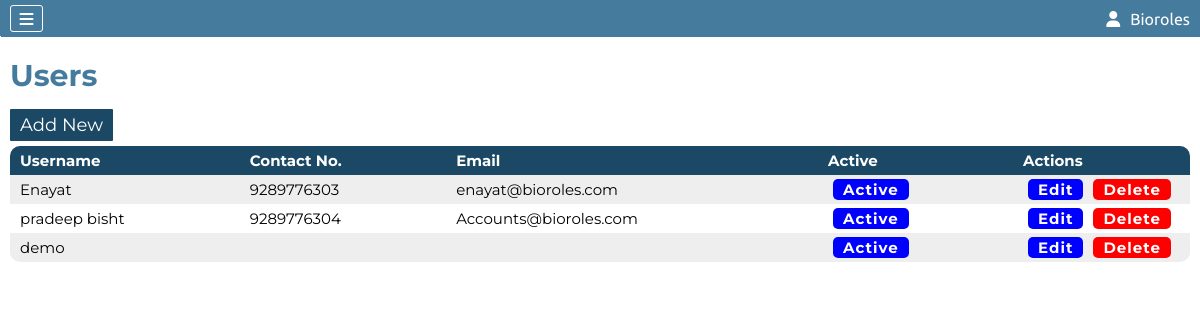
Page /users.php (signed in) on the committed database.
### tables this page shows
CREATE TABLE `company` (
  `Company_Id` int(11) NOT NULL AUTO_INCREMENT,
  `userId` int(11) NOT NULL DEFAULT 0,
  `Admin_Type` int(11) NOT NULL DEFAULT 2,
  `Active_Status` int(11) NOT NULL DEFAULT 1,
  `Approvel` int(11) DEFAULT 0,
  `Company_Code` int(11) NOT NULL,
  `Company_Name` varchar(500) NOT NULL,
  `Company_Phone` varchar(100) NOT NULL DEFAULT '',
  `Company_Email` varchar(50) NOT NULL DEFAULT '',
  `Company_Address` varchar(500) NOT NULL,
  `Company_Username` varchar(500) NOT NULL,
  `Company_Password` varchar(100) NOT NULL,
  `Company_GST` varchar(25) DEFAULT '',
  `Company_PAN` varchar(15) DEFAULT '',
  `Company_TAN` varchar(15) DEFAULT '',
  `Company_Licence` varchar(15) DEFAULT '',
  `Company_Registration` varchar(25) DEFAULT '',
  PRIMARY KEY (`Company_Id`),
  UNIQUE KEY `Company_Username` (`Company_Username`)
);

CREATE TABLE `users` (
  `User_Id` int(11) NOT NULL AUTO_INCREMENT,
  `Company_Code` int(11) NOT NULL,
  `Active_Status` int(11) NOT NULL DEFAULT 0,
  `Username` varchar(50) NOT NULL,
  `User_Password` varchar(50) NOT NULL,
  `User_Phone` varchar(10) NOT NULL,
  `User_Email` varchar(100) NOT NULL,
  `User_Permission` varchar(500) NOT NULL,
  `Admin_Type` int(11) NOT NULL DEFAULT 1,
  PRIMARY KEY (`User_Id`)
);

### users.php (the view, shortened to what this page needs)
<?php include "conn.php" ?>
<?php include "./components/header.php" ?>
<section class="myBranchPage">
    <h2>Users</h2>
    <div class="crudBtn">
        <div class="add">
            <a href="addUserForm.php">Add New</a>
        </div>
    </div>
    <div class="myBranchContainer">
        <table>
            <thead>
                <tr>
                    <th>Username</th>
                    <th>Contact No.</th>
                    <th>Email</th>
                    <th>Active</th>
                    <th>Actions</th>
                </tr>
            </thead>
            <tbody>
                <?php
                $sql="select * from users";
                $result=mysqli_query($conn,$sql);
                if(mysqli_num_rows($result)>0){
                    while($row=mysqli_fetch_assoc($result)){
                ?>
                <tr>
                    <td><?php echo $row['Username'] ?></td>
                    <td><?php echo $row['User_Phone'] ?></td>
                    <td><?php echo $row['User_Email'] ?></td>
                    <td>
                    <?php
                    if($row['Active_Status']==1){
                    ?>
                        <a href="?useractive=<?php echo $row['User_Id'] ?>" style="background-color:blue"><?php echo "Active" ?></a>
                    <?php
                    }else{
                    ?>
                        <a href="?userdeactive=<?php echo $row['User_Id'] ?>" style="background-color:grey"><?php echo "Deactive" ?></a>
                    <?php
                    }
                    ?>
                    </td>
                    <td><a href="updateUserForm.php?uid=<?php echo $row['User_Id'] ?>">Edit</a><a href="users.php?duid=<?php echo $row['User_Id'] ?>" style="background-color:red">Delete</Button></a>
                </tr>
                <?php
                    }
                }else{
                ?>
                <tr>
                    <td colspan="5" style="text-align:center;font-size:20px">No User Added</td>
                </tr>
                <?php
                }
                ?>
            </tbody>
        </table>
    </div>
</section>
<?php include "./components/footer.php" ?>

### components/header.php (shortened to what this page needs)
<?php
include "conn.php";
?>
<!DOCTYPE html>
<html lang="en">
<head>
    <link rel="stylesheet" href="./style/dashboard.css">
    <link rel="stylesheet" href="./style/buyProduct.css">
    <link rel="stylesheet" href="./style/buyProductForm.css">
    <link rel="stylesheet" href="./style/header.css">
    <link rel="stylesheet" href="./style/profile.css">
    <link rel="stylesheet" href="./style/header.css">
    <link rel="stylesheet" href="./style/company.css">
    <link rel="stylesheet" href="./style/updateCompanyForm.css">
    <link rel="stylesheet" href="./style/branch.css">
    <link rel="stylesheet" href="./style/updateBranchForm.css">
    <link rel="stylesheet" href="./style/category.css">
    <link rel="stylesheet" href="./style/addCategoryForm.css">
    <link rel="stylesheet" href="./style/updateCategoryForm.css">
    <link rel="stylesheet" href="./style/product.css">
    <link rel="stylesheet" href="./style/addProductForm.css">
    <link rel="stylesheet" href="./style/updateProductForm.css">
    <link rel="stylesheet" href="./style/myBranch.css">
    <link rel="stylesheet" href="./style/addMyBranchForm.css">
    <link rel="stylesheet" href="./style/updateMyBranchForm.css">
    <link rel="stylesheet" href="./style/updateMyBranchForm.css">
    <link rel="stylesheet" href="./style/PCategory.css">
    <link rel="stylesheet" href="./style/addPCategoryForm.css">
    <link rel="stylesheet" href="./style/updatePCategoryForm.css">
    <link rel="stylesheet" href="./style/orders.css">
    <link rel="stylesheet" href="./style/myOrders.css">
    <link rel="stylesheet" href="./style/cancelReason.css">
    <link rel="stylesheet" href="./style/product-category.css">
    <link rel="stylesheet" href="https://cdnjs.cloudflare.com/ajax/libs/font-awesome/6.4.0/css/all.min.css"
 />
</head>
<body>
    <header class="headerContainer">
        <div class="hamburger">
            <i class="fa-solid fa-bars"></i>
        </div>
        <?php
        if (isset($_SESSION['Company_Id'])) {
            $hcid = $_SESSION['Company_Id'];
            $hcSql = "select `Company_Name`,`Admin_Type` from company where `Company_Id`=$hcid";
            $hcResult = mysqli_query($conn, $hcSql);
            $hcRow = mysqli_fetch_assoc($hcResult);
        } elseif (isset($_SESSION['User_Id'])) {
            $huid = $_SESSION['User_Id'];
            $huSql = "select `Username`,`User_Permission` from users where `User_Id`=$huid";
            $huResult = mysqli_query($conn, $huSql);
            $huRow = mysqli_fetch_assoc($huResult);
        }
        ?>
        <div class="helloCompany" id="helloCompany">
            <i class="fa-solid fa-user"></i>
            <div>
                <?php echo isset($hcRow['Company_Name']) ? $hcRow['Company_Name'] : $huRow['Username'] ?>
            </div>
        </div>
    </header>
    <section class="mainContainer">

### style/buyProduct.css (style rules this page uses)
body { background: #e7e6e6; }

### style/header.css (style rules this page uses)
* { margin: 0; padding: 0; box-sizing: border-box; }
.headerContainer { display: flex; justify-content: space-between; background-color: #457b9d ; padding: 5px 10px; font-family: 'Ubuntu', sans-serif; }
.headerContainer .hamburger { display: flex; justify-content: space-evenly; align-items: center; padding: 2px; border: 1px solid rgb(255, 255, 255); width: 33px; height: 27px; border-radius: 3px; transition-duration: 0.2s; }
.headerContainer .helloCompany { display: flex; justify-content: space-evenly; align-items: center; width: fit-content; cursor: pointer; transition-duration: 0.2s; color: white; }
.headerContainer .helloCompany div { margin-left: 10px; }
.mainContainer { display: flex; }
i.fa-solid.fa-bars { color: white; }
i.fa-solid.fa-user { margin-left: -3px; }

### style/company.css (style rules this page uses)
body { background: #e7e6e6; }
table td a { position: relative; margin: 0px 5px; background-color: blue; color: white; padding: 1px 10px; font-weight: bold; letter-spacing: 1px; text-decoration: none; border-radius: 5px; }
table { border-collapse: collapse; border-spacing: 0; border-radius: 12px 12px 0px 0px; box-shadow: 0 12px 5pxrgba(32, 32, 32, .3); }
th { border-spacing: none; background: #1b4965; color: white; border-radius: none; }
tr:nth-child(odd) { background-color: #eeeeee }

### style/updateCompanyForm.css (style rules this page uses)
body { background: #e7e6e6; }

### style/branch.css (style rules this page uses)
body { background: #e7e6e6; }

### style/category.css (style rules this page uses)
body { background: #e7e6e6; }

### style/addCategoryForm.css (style rules this page uses)
body { background: #e7e6e6; }

### style/updateCategoryForm.css (style rules this page uses)
body { background: #e7e6e6; }

### style/product.css (style rules this page uses)
body { background: #e7e6e6; }

### style/addProductForm.css (style rules this page uses)
body { background: #ffffff; }

### style/myBranch.css (style rules this page uses)
body { background: #e7e6e6; }
.myBranchPage { font-family: 'Montserrat', sans-serif; width: 100%; min-height: 750px; padding: 10px; }
.myBranchPage h2 { font-size: 30px; margin: 10px 0px; color: #457b9d; font-weight: 700; }
.myBranchPage .crudBtn { display: flex; justify-content: space-between; padding: 10px 0px; }
.myBranchPage .crudBtn .add a { padding: 5px 10px; color: white; border: 0; border-radius: 1px; font-size: 18px; text-decoration: none; transition-duration: 0.2s; background: #1b4965; }
.myBranchPage .myBranchContainer { background-color: white; border-radius: 10px; overflow: auto; }
.myBranchPage .myBranchContainer table { width: 100%; padding: 10px; }
.myBranchPage .myBranchContainer table th { text-align: left; font-size: 15px; padding: 5px 10px; }
.myBranchPage .myBranchContainer table td { font-size: 15px; padding: 5px 10px; }
.myBranchPage .myBranchContainer table td a { margin: 0px 5px; }
.myBranchPage .myBranchContainer table td:last-child,.categoryPage .myBranchContainer table th:last-child { text-align: left; width: 15%; }

### style/addMyBranchForm.css (style rules this page uses)
body { background: #e7e6e6; }

### style/updateMyBranchForm.css (style rules this page uses)
body { background: #e7e6e6; }

### style/PCategory.css (style rules this page uses)
body { background: #e7e6e6; }

### style/addPCategoryForm.css (style rules this page uses)
body { background: #e7e6e6; }

### style/myOrders.css (style rules this page uses)
body { background: #e7e6e6; }

### style/product-category.css (style rules this page uses)
body { background: #ffffff; }

### rows in the picture
company: Company_Name "Bioroles"
users: Username "Enayat", User_Phone "9289776303", User_Email "enayat@bioroles.com"
users: Username "pradeep bisht", User_Phone "9289776304", User_Email "Accounts@bioroles.com"
users: Username "demo"
